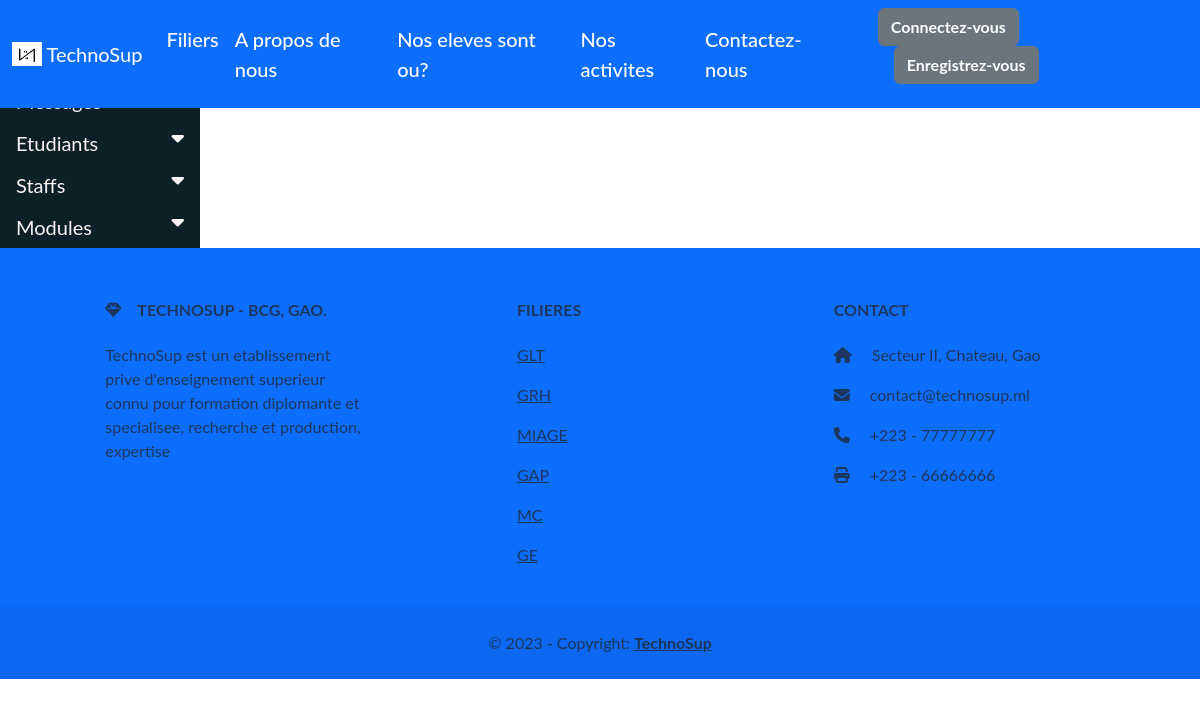
Before: /hod/course/view_staffs with the older database file.
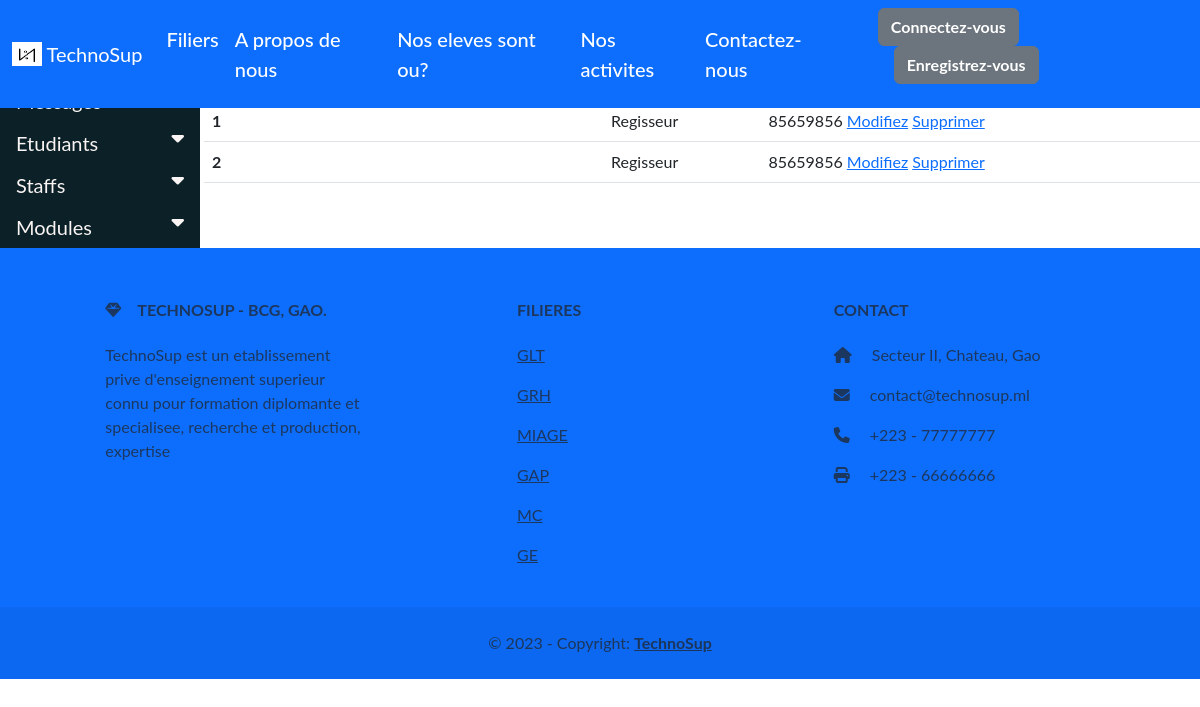
After: the same page with the newer database file.
### app/models.py (models this page shows, shortened)
class Staff(models.Model):
    user = models.OneToOneField(CustomUser, on_delete=models.CASCADE)
    image = models.ImageField(upload_to='staff_image', default='staff_default_image.png')
    adresse = models.TextField()
    sexe = models.CharField(max_length=100)
    modules = models.ManyToManyField(Module)
    telephone = models.IntegerField()
    date_cree = models.DateTimeField(auto_now_add=True)
    date_modifie = models.DateTimeField(auto_now=True)

### app/hod_views.py (the view)
# urls.py: path('hod/course/view_staffs', hod_views.view_staffs, name='view-staffs'),
def view_staffs(request):
    staffs = Staff.objects.all()
    context = {
        'staffs': staffs
    }
    return render(request, 'hod/view_staffs.html', context)

### templates/hod/view_staffs.html (shortened to what this page needs)
{% extends "base.html" %}
{% block content %}
<div class="">
    <div class="row">
        <div class="col-2">
            {% include "includes/sidebar.html" %}
        </div>
        <div class="col-10">
            <div class="table-responsive text-nowrap">
                <table class="table">
                    <thead>
                        <tr>
                            <th scope="col">Id</th>
                            <th scope="col">Image</th>
                            <th scope="col">Nom</th>
                            <th scope="col">Prenom</th>
                            <th scope="col">Fonction</th>
                            <th scope="col">No. Tel</th>
                        </tr>
                    </thead>
                    <tbody>
                        {% for staff in staffs %}
                        <tr>
                            <th scope="row">{{ forloop.counter }}</th>
                            <td>
                            </td>
                            <td>{{ staff.admin.first_name}}</td>
                            <td>{{ staff.admin.last_name}}</td>
                            <td>Regisseur</td>
                            <td>
                                {{ staff.telephone }}
                                <a href="">Modifiez</a>
                                <a href="">Supprimer</a>
                            </td>
                        </tr>
                        {% endfor %}
                    </tbody>
                </table>
            </div>
        </div>
    </div>
</div>
{% endblock content %}

Changed rows visible on the page:
added Staff: telephone "85659856"
added Staff: telephone "85659856"
